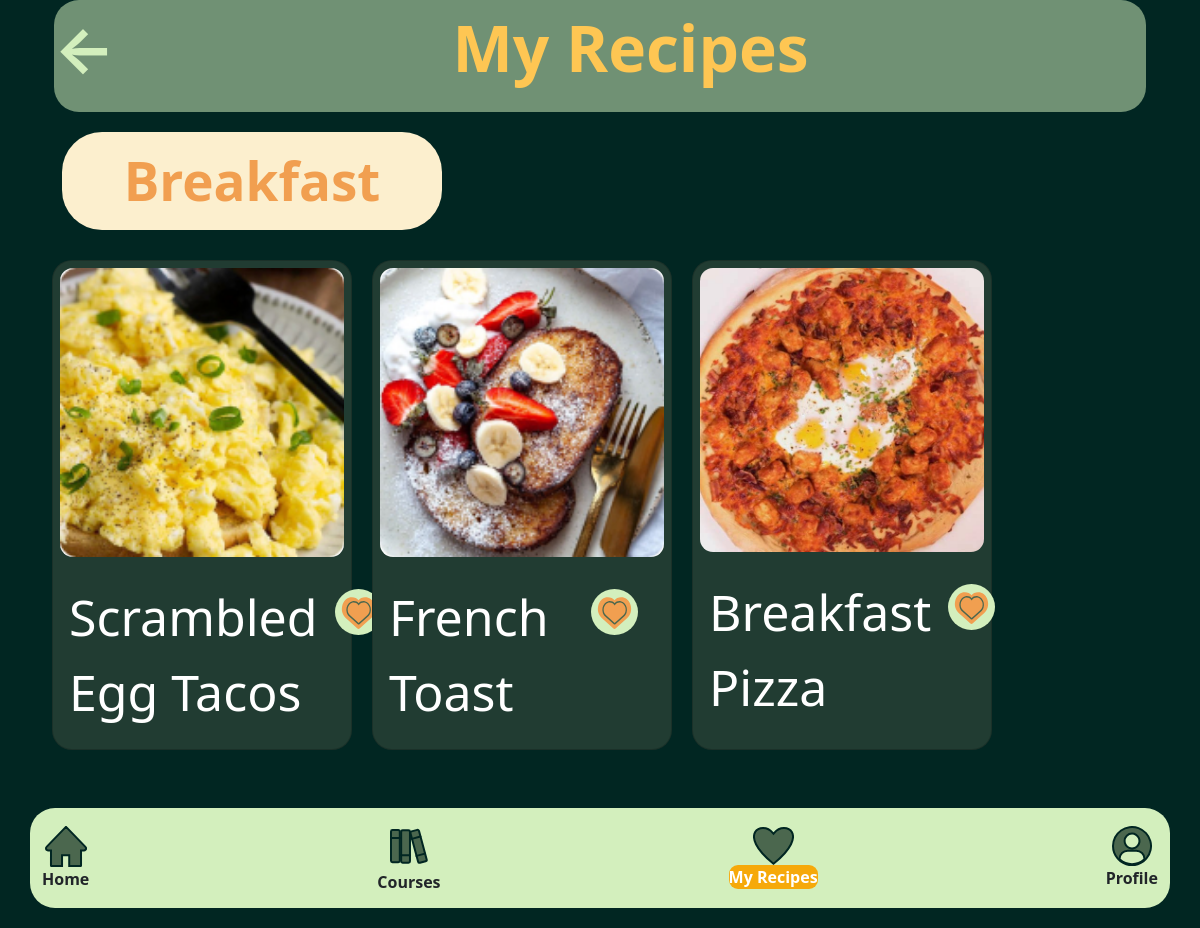
/mealFix/myrecipes/breakfast, run on the app's committed database.
### mealFix/models.py (models this page shows)
class Recept(models.Model):
    title = models.CharField(max_length=50)
    time = models.IntegerField()
    tod = models.IntegerField(null=True, blank=True)
    bigsix = models.IntegerField(null=True, blank=True)
    cuisine = models.IntegerField(null=True, blank=True)
    dish_style = models.IntegerField(null=True, blank=True)
    ingredients = models.TextField(blank=True, null=True)
    calories = models.TextField(null=True, blank=True)
    fat = models.TextField(null=True, blank=True)
    carbs = models.TextField(null=True, blank=True)
    fiber = models.TextField(null=True, blank=True)
    sugar = models.TextField(null=True, blank=True)
    protein = models.TextField(null=True, blank=True)
    servings = models.IntegerField(null=True, blank=True)
    step1 = models.TextField(null=True, blank=True)
    step2 = models.TextField(null=True, blank=True)
    step3 = models.TextField(null=True, blank=True)
    step4 = models.TextField(null=True, blank=True)
    step5 = models.TextField(null=True, blank=True)
    step6 = models.TextField(null=True, blank=True)
    step7 = models.TextField(null=True, blank=True)
    step8 = models.TextField(null=True, blank=True)
    step9 = models.TextField(null=True, blank=True)
    step10 = models.TextField(null=True, blank=True)
    myrecipes = models.IntegerField(null=True, blank=True)
    image = models.ImageField(upload_to="cover_image", null=True, blank=True)
    author = models.ForeignKey(User, on_delete=models.CASCADE, null=True, blank=True)

### mealFix/views.py (the view)
# urls.py: path("myrecipes/breakfast", views.myrecipesbreakfastpage, name="breakfast"),
def myrecipesbreakfastpage(request):
    queryset = Recept.objects.all()
    context = {"recepti": queryset, "form": ReceptForm}
    return render(request, "myrecipes_breakfast.html", context=context)

### templates/myrecipes_breakfast.html (shortened to what this page needs)
<!DOCTYPE html>
<html lang="en">
<head>
{% load static %}
    <link rel="stylesheet" type="text/css" href="{% static '/css/bootstrap.css' %}" >
<link href="https://maxcdn.bootstrapcdn.com/font-awesome/4.6.3/css/font-awesome.min.css" rel="stylesheet"/>
<body>
<div class="container col-12">
{% load static %}
<div class="container col-12">
<div id="sp" style="display: flex; justify-content: space-between; border-radius: 25px; background-color: #709174;">
    <br>
    <p style="flex-basis: 5.5%; font-weight: bolder;"><a href="/mealFix/myrecipes" style="text-align: left;font-size: 400%;color: #D3EFBD; text-decoration: none">←</a></p>
    <p style="color: #FCEFCE; text-align: center; font-size: 400%;flex-basis: 100%; color: #FEC653" class="fw-bolder">My Recipes</p>
</div>
</div>
<div class="float-container col-10">
    <button class="btn btn-lg" style="color: #F19F50; font-size: 53px; background-color: #FCEFCE; border-radius: 40px; width: 380px; font-weight: bolder">Breakfast</button>
</div>
<div style="display: flex; flex-direction: row; flex-wrap: wrap;">
    {% for recept in recepti %}
        {% if recept.myrecipes == 2 %}
        <div class="card recept-bt" style="width:300px; margin: 10px; height: 490px; background-color: #213C32;border-radius: 20px">
  <img src="{{ MEDIA_URL }}{{ recept.image.url }}" class="card-img-top" alt="..." style="border-radius: 20px">
  <div class="card-body" style="display: flex; color: white">
      <div  class=" float-start">
         <p class="card-title" style="font-size: 50px; text-align: left">{{ recept.title }}</p>
      </div>
      <div class="float-end mx-auto" >
        <a href="#" class="btn btn-lg" style="font-size: 20px;"><img src="{% static "/img/like.svg" %}"></a>
      </div>
  </div>
</div>
            {% endif %}
    {% endfor %}
</div>
<br>
<br>
<div class="navbar fixed-bottom navbar-expand-lg float-container text-center">
    <div class="container text-center" style="background-color: #D3EFBD; border-radius: 25px;  width: 2000px; height: 100px; align-content: center">
        <div class="nav-item">
            <img id="image" src="{% static '/img/icons/home.svg' %}" alt="logo" class="text-center">
            <a class="nav-link" href="/mealFix/home">Home</a>
        </div>
        <div class="nav-item">
            <img id="image" src="{% static '/img/icons/books.svg' %}" alt="logo">
            <a class="nav-link" href="/mealFix/course">Courses</a>
        </div>
        <div class="nav-item">
            <img id="image" src="{% static '/img/icons/fav.svg' %}" alt="logo">
            <a class="nav-link" href="/mealFix/myrecipes" style="background-color: #F6A90A; border-radius: 9px; color: white">My Recipes</a>
        </div>
        <div class="nav-item">
            <img id="image" src="{% static '/img/icons/profil.svg' %}" alt="logo"></a>
            <a class="nav-link" href="/mealFix/profile">Profile</a>
        </div>
        </div>
    </div>
</div>
<br>
<br>
<br>
<br>
<br>
</body>
</html>

### templates/myrecipes_breakfast.html (style rules this page uses)
body { background: #012622; box-shadow: 0px 4px 4px rgba(0, 0, 0, 0.25); }
a { color: white; text-decoration: none; }
.nav-link { text-align: center; font-weight: bolder; }
.float-container { padding: 20px; }
.card-img-top { padding: 7px; display: block; margin-right: auto; margin-left: auto; width: 298px; height: 320px; background-size: cover; }

### data on the page
Recept: image (picture), title "Scrambled Egg Tacos", myrecipes 2 (drawn)
Recept: image (picture), title "French Toast", myrecipes 2 (drawn)
Recept: image (picture), title "Breakfast Pizza", myrecipes 2 (drawn)
